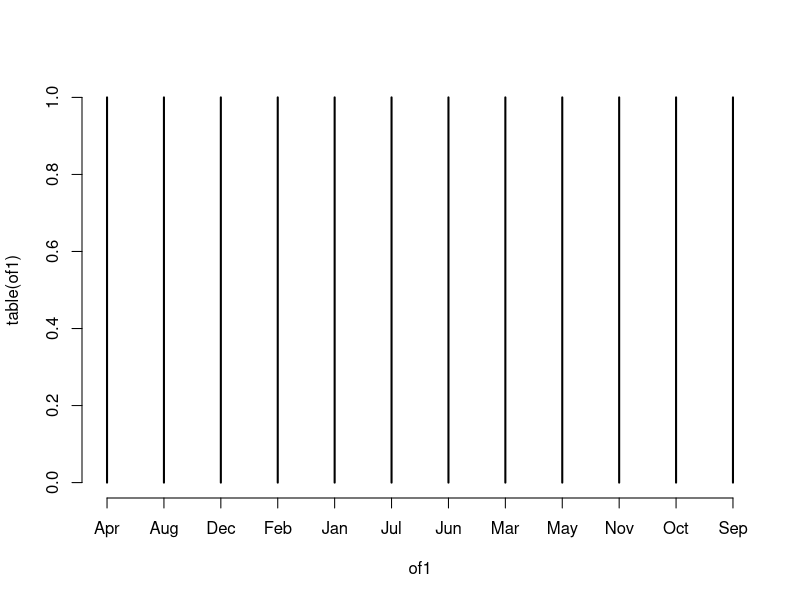

This figure's R source:
# This is the file we will use for Data Types in Module 2

v1 = c(1,2,3,4,5,6,7,8,9,10)
print(v1)
class(v1)
length(v1) # dim() will not work here with vectors, use for < 1-dim objects 

v2 = c(1:10)
print(v2)
class(v2)
length(v2)

f1 = c(FALSE, TRUE, TRUE, FALSE, TRUE)
f2 = c(F, T, T, F, T)
print(f1)
print(f2)
class(f1)
class(f2)

class(letters)
class(LETTERS)

c1 = c("Hello", "World!")
print(c1)
c2 = paste("Hello", "World!")
print(c2)

c3 = paste("extra", "terrestrial!", sep = "")
print(c3)
c4 = paste0("extra", "terrestrial!")
print(c4)

f3 = factor(c("male", "female", "male", "female", "male", "female", "male", "female", "male", "female"))
class(f3)
print(f3)
levels(f3)

of1 = factor(c("Jan", "Feb", "Mar", "Apr", "May", "Jun", "Jul", "Aug", "Sep", "Oct", "Nov", "Dec"))
plot(table(of1))
of1 = factor(of1, levels = c("Jan", "Feb", "Mar", "Apr", "May", "Jun", "Jul", "Aug", "Sep", "Oct", "Nov", "Dec"), ordered = T)

a1 = c(1,2,3,4)
class(a1)
a1 = c(a1, "a", "b", "c", "d")
print(a1)
class(a1)

a2 = c(1,2,3,4)
class(a2)
sum(a2)

print(v1)
v1[c(4,5,6,7,8)]
v1[-c(5:7)]

f3[-4]
print(f3)

v1[v1<5 & v1 > 7]

c(1:10)
seq(from = 1, length.out = 50, by = 2)

rep(c(1:3), each = 4)
c(rep(c("over", "and"), times = 3), "over")

rep(seq(from = 1, to = 3, by = 0.5), times = 4)  

m1 = matrix(c(1,2,3,4,5,6), nrow = 2, ncol = 3, byrow = T)
print(m1)

m2 = t(m1)
print(m2)

m1 = matrix(c(1:15), nrow = 5)
print(m1)
m1[c(2:4),2]

dim(m1)
length(m1)
m1[m1<6]

ar1 = array(c(1:20), dim = c(5,2,2))
print(ar1)

d1 = c(1:10)
d2 = letters[1:10]
d3 = rep(c(T, F), times = 5)
d4 = factor(c(91:100))

m3 = matrix(c(d1,d2,d3,d4), nrow = 10)
print(m3)
class(m3[,3])

df1 = data.frame(numbers = d1, alphabet = d2, YesNo = d3, facts = d4)
print(df1)

sum(df1[,1])
sum(df1$numbers)

class(df1$alphabet)
print(df1$alphabet)

df2 = data.frame(numbers = d1, alphabet = d2, YesNo = d3, facts = d4, stringsAsFactors = F)
class(df2$alphabet)
print(df2)

class(df2[5,4])
class(df2[[2]])

head(df2, n=3)      
tail(df2, n=4)
summary(df2$alphabet)
str(df2)

lst1 = list(a = c(1:10), b = matrix(c(1:20), nrow = 4), c = df2, d = letters)
print(lst1[[2]])
class(lst1[[2]])

empt1 = logical()
print(empt1)
class(empt1)

mat1 = matrix(c(1:15), nrow = 5)
print(mat1)
class(mat1)
df3 = as.data.frame(mat1)
print(df3)
class(df3)

numb = as.numeric(f1)
print(numb)
class(numb)
logi = as.logical(numb)
print(logi)


mss1 = c(3, NA, 8, 9, 5)
is.na(mss1)
anyNA(mss1)

print(df2)
df2[5,1] = NA
print(df2)
is.na(df2)
anyNA(df2)

df4 = na.omit(df2)
print(df4)
